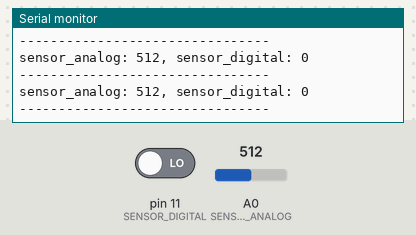
Simulated run of this sketch. Board: Arduino Uno, built with avr-gcc and run on an emulated ATmega328P. Parts: the last lines printed to the serial monitor. The inputs (shaded band) are chosen by the test bench; at power-on: A0 (SENSOR_ANALOG) = 512, pin 11 (SENSOR_DIGITAL) LOW.

Above: at 1.2 s.
1.3 s: A0 (SENSOR_ANALOG) set to 716
At 1.57 s:
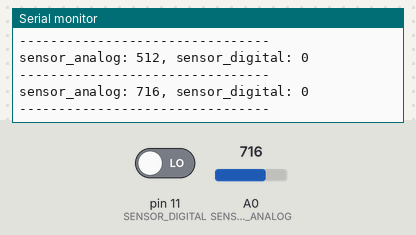
2.8 s: pin 11 (SENSOR_DIGITAL) driven HIGH
4.3 s: A0 (SENSOR_ANALOG) set to 900
At 4.38 s:
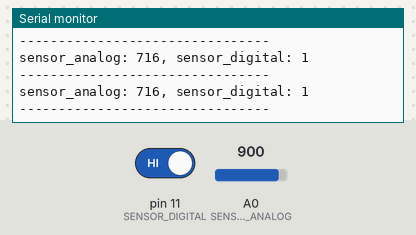
5.8 s: pin 11 (SENSOR_DIGITAL) driven LOW
Timing chart, 0 to 8.3 s (numbered marks = the images above; inputs shaded):
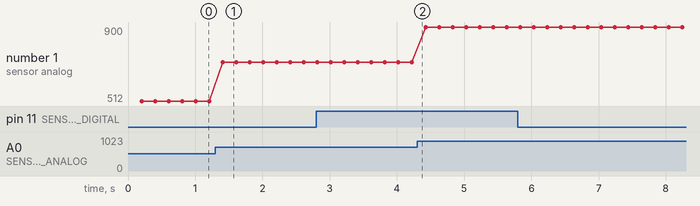

The sketch:

sensor_line.ino
```cpp
// Скетч для определения угла по датчикам линии

// выводы к которым подключены датчики линии
#define SENSOR_ANALOG                  A0
#define SENSOR_DIGITAL                 11

#define TIME_PUB_PERIOD_MS          200  // интервал публикации значений

unsigned long last_time_pub; // время последней публикации

float e_prev_line = 0.0;

void setup() {
  pinMode(SENSOR_DIGITAL, INPUT);

  Serial.begin(115200);
}

void loop(){
  unsigned long t = millis() - last_time_pub;

  // проверяем нужно ли публиковать
  if (t > TIME_PUB_PERIOD_MS) {

    int sensor_analog = analogRead(SENSOR_ANALOG);
    int sensor_digital = digitalRead(SENSOR_DIGITAL);

    Serial.print("sensor_analog: ");
    Serial.print(sensor_analog);
    Serial.print(", sensor_digital: ");
    Serial.println(sensor_digital);

    Serial.println("--------------------------------");
    last_time_pub = millis(); // фиксируем время последней публикации
  }
}
```

Measured:
- after the input at 1.3 s, the serial monitor: prints a new line after 0.11 s (image 1)
- plotted number 1: 512 → 716 after the input at 1.3 s, 716 → 900 after the input at 4.3 s
